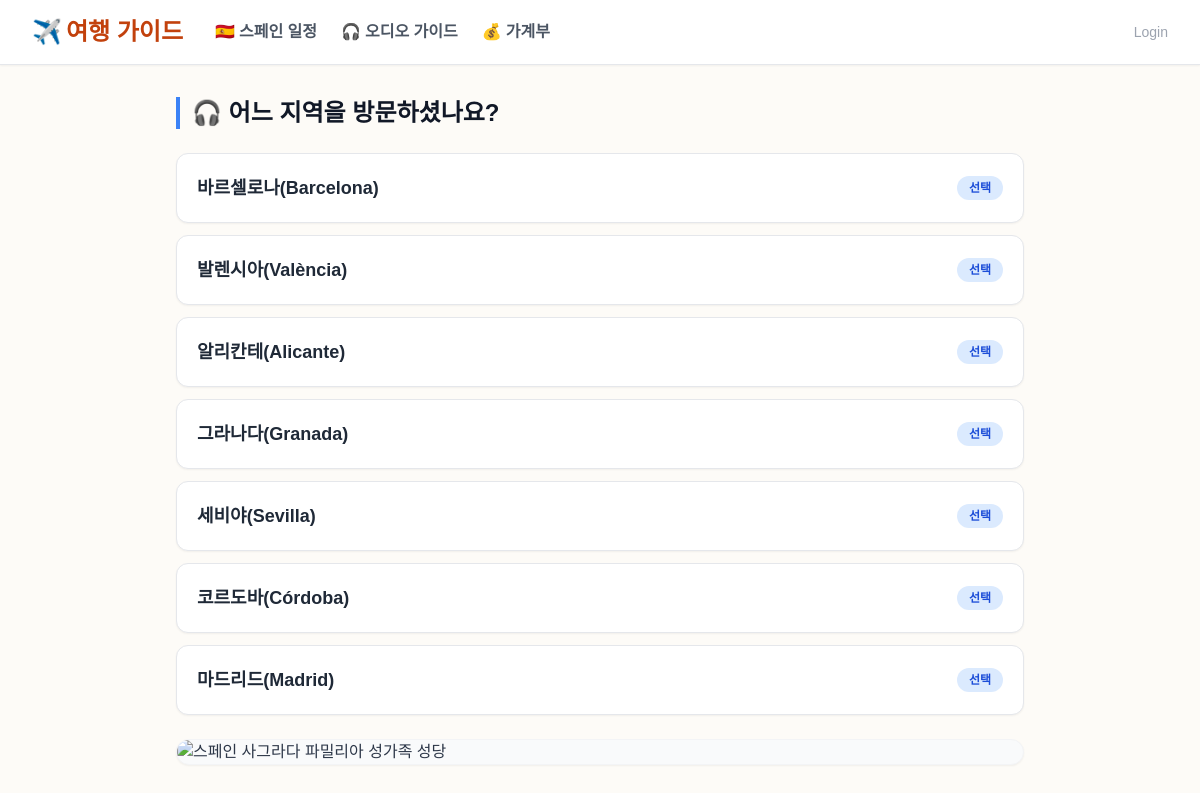
The page /audio on the database its author committed.
### app.py (models this page shows)
class Region(db.Model):
    id = db.Column(db.Integer, primary_key=True)
    name = db.Column(db.String(100), nullable=False)
    attractions = db.relationship('Attraction', backref='region', lazy=True, cascade="all, delete-orphan")

### app.py (the view)
@app.route('/audio')
def audio_main():
    regions = Region.query.all()
    return render_template('audio_main.html', regions=regions)

### templates/audio_main.html
{% extends "base.html" %}
{% block content %}
<div class="max-w-4xl mx-auto mt-8 px-4 sm:px-6">
    <h4 class="text-2xl font-extrabold text-gray-900 mb-6 border-l-4 border-blue-500 pl-3">
        🎧 어느 지역을 방문하셨나요?
    </h4>
    <div class="flex flex-col gap-3">
        {% for region in regions %}
            <a href="{{ url_for('region_detail', region_id=region.id) }}" class="block bg-white border border-gray-200 rounded-xl p-5 shadow-sm hover:shadow-md hover:border-blue-300 hover:bg-blue-50 transition-all text-lg font-bold text-gray-800 group">
                <div class="flex justify-between items-center">
                    <span>{{ region.name }}</span>
                    <span class="bg-blue-100 text-blue-700 text-xs px-3 py-1 rounded-full font-bold group-hover:bg-blue-600 group-hover:text-white transition-colors">선택</span>
                </div>
            </a>
        {% else %}
            <div class="bg-gray-50 p-8 rounded-xl border border-gray-200 text-center shadow-inner">
                <p class="text-gray-500 font-medium">등록된 오디오 가이드 지역이 없습니다.</p>
            </div>
        {% endfor %}
    </div>
<br>
    <div class="relative group overflow-hidden rounded-2xl shadow-sm border border-gray-100 bg-gray-50">
            <img src="/static/europe/spain.jpg"
                 class="w-full h-auto block transition-transform duration-500 group-hover:scale-105"
                 alt="스페인 사그라다 파밀리아 성가족 성당">
    </div>
</div>
{% endblock %}

### rows shown on the page
Region: name "바르셀로나(Barcelona)"
Region: name "발렌시아(València)"
Region: name "알리칸테(Alicante)"
Region: name "그라나다(Granada)"
Region: name "세비야(Sevilla)"
Region: name "코르도바(Córdoba)"
Region: name "마드리드(Madrid)"
